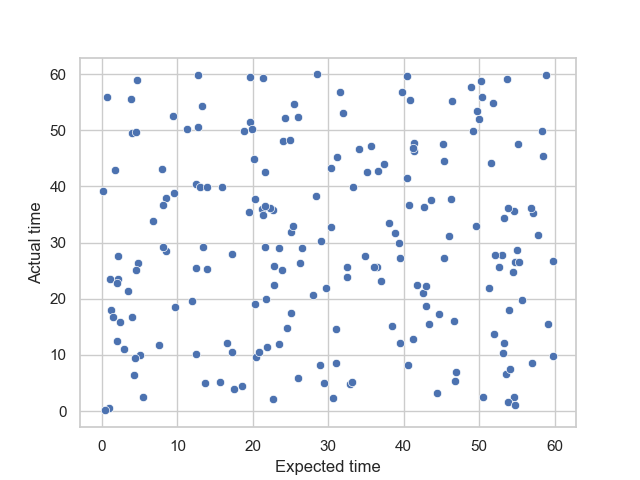

Here is the Python script that generated this plot:
import seaborn as sns
import numpy as np
import pandas as pd
import matplotlib.pyplot as plt

sns.set_theme(style="whitegrid")

def plottimes(times, ID):
    times = pd.DataFrame(times, columns=["Expected time", "Actual time"])
    sns.scatterplot(data=times, x="Expected time", y="Actual time");
    #plt.show()
    plt.savefig(f'{ID}.png')

plottimes(np.random.rand(200, 2)*60)